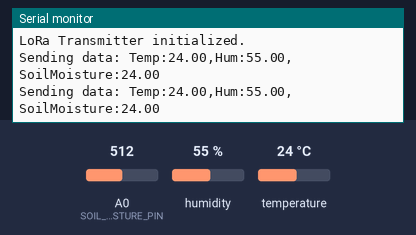
This sketch was run on a simulated Arduino Uno, built with avr-gcc and run on an emulated ATmega328P. On the bench: the last lines printed to the serial monitor. Inputs (shaded band) come from the test bench; at power-on: humidity 55 %, A0 (SOIL_MOISTURE_PIN) = 512, temperature 24 °C. No radio packets arrive unless stated.

Above: at 2.9 s.
3.0 s: humidity set to 22 %
At 5.2 s:
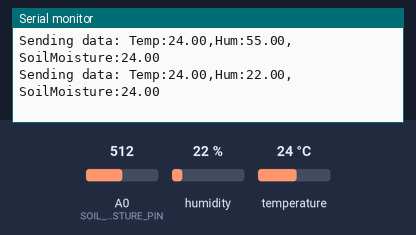
5.8 s: A0 (SOIL_MOISTURE_PIN) set to 716
At 6.7 s:
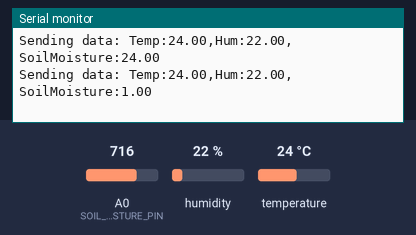
8.6 s: temperature set to 12 °C
At 11.1 s:
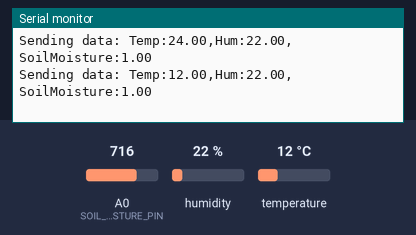
11.4 s: A0 (SOIL_MOISTURE_PIN) set to 511
At 13.8 s:
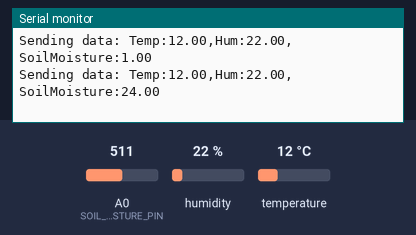
14.2 s: humidity set to 40 %
At 15.4 s:
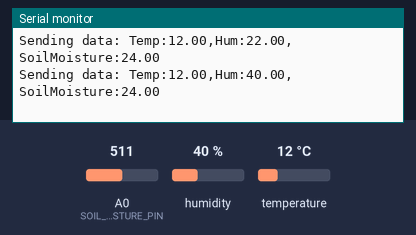
Timing chart, 0 to 17.2 s (numbered marks = the images above; inputs shaded):
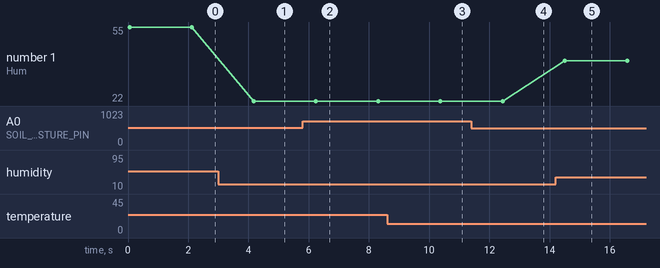

Measured:
- after the input at 3.0 s, the serial monitor: prints a new line after 1.2 s (image 1)
- after the input at 5.8 s, the serial monitor: prints a new line after 0.44 s (image 2)
- after the input at 8.6 s, the serial monitor: prints a new line after 1.8 s (image 3)
- after the input at 11.4 s, the serial monitor: prints a new line after 1.0 s (image 4)
- after the input at 14.2 s, the serial monitor: prints a new line after 0.31 s (image 5)
- plotted number 1: 55 → 22 after the input at 3.0 s, 22 → 40 after the input at 14.2 s

The sketch:

Uno-Trans.ino
```cpp
#include <SPI.h>
#include <LoRa.h>
#include "DHT.h"

// Pin definitions
#define DHTPIN 3            // Pin where the DHT22 is connected
#define DHTTYPE DHT22       // DHT 22 (AM2302) sensor type
#define SOIL_MOISTURE_PIN A0 // Analog pin for soil moisture sensor

// Create instances
DHT dht(DHTPIN, DHTTYPE);

void setup() {
  Serial.begin(9600);
  while (!Serial);

  // Initialize DHT22 sensor
  dht.begin();

  // Initialize LoRa
  if (!LoRa.begin(868E6)) {  // Set frequency to 868 MHz
    Serial.println("Starting LoRa failed!");
    while (1);
  }

  Serial.println("LoRa Transmitter initialized.");
}

void loop() {
  // Reading temperature and humidity from DHT22 sensor
  float temperature = dht.readTemperature();
  float humidity = dht.readHumidity();

  // Reading soil moisture value
  int soilMoistureValue = analogRead(SOIL_MOISTURE_PIN);

  // Map soil moisture value from 175 (99% wet) to 610 (1% dry) into a percentage
  float soilMoisturePercent = map(soilMoistureValue, 175, 610, 99, 1);
  soilMoisturePercent = constrain(soilMoisturePercent, 1, 99);  // Ensure moisture is within valid range

  // Check if the DHT sensor readings are valid
  if (isnan(temperature) || isnan(humidity)) {
    Serial.println("Failed to read from DHT sensor!");
    return;
  }

  // Format the data with labels
  String dataToSend = "Temp:" + String(temperature, 2) + ",Hum:" + String(humidity, 2) + ",SoilMoisture:" + String(soilMoisturePercent, 2);

  // Debugging output: print sensor values to serial monitor
  Serial.println("Sending data: " + dataToSend);

  // Send data via LoRa
  LoRa.beginPacket();
  LoRa.print(dataToSend);
  LoRa.endPacket();

  // Wait 2 seconds before sending the next reading
  delay(2000);
}
```
